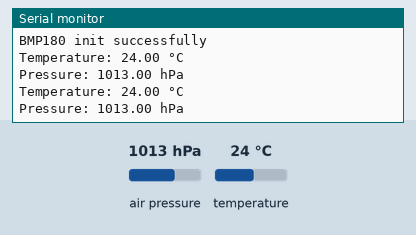
Simulated run of this sketch. Board: Arduino Uno, built with avr-gcc and run on an emulated ATmega328P. Parts: the last lines printed to the serial monitor. The inputs (shaded band) are chosen by the test bench; at power-on: air pressure 1013 hPa, temperature 24 °C.

Above: at 3.8 s.
3.9 s: air pressure set to 952 hPa
At 6.6 s:
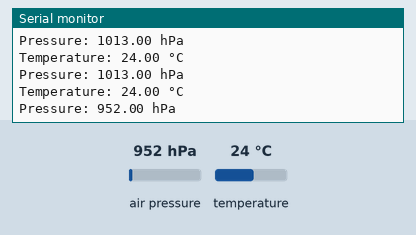
7.3 s: temperature set to 12 °C
At 9.5 s:
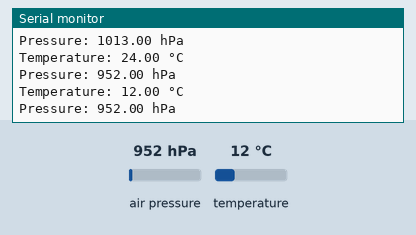
10.7 s: air pressure set to 975 hPa
At 14.1 s:
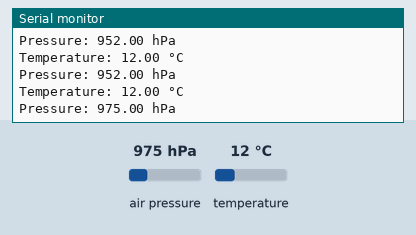
Timing chart, 0 to 15.6 s (numbered marks = the images above; inputs shaded):
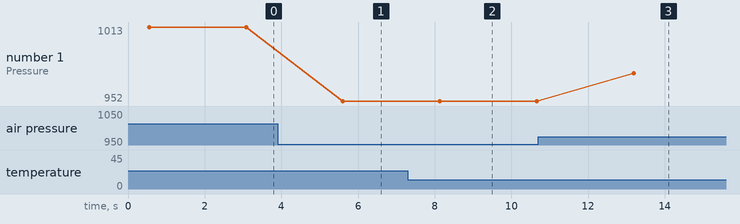

Measured:
- after the input at 3.9 s, the serial monitor: prints a new line after 1.7 s (image 1)
- after the input at 7.3 s, the serial monitor: prints a new line after 0.81 s (image 2)
- after the input at 10.7 s, the serial monitor: prints a new line after 2.5 s (image 3)
- plotted number 1: 1013 → 952 after the input at 3.9 s, 952 → 975 after the input at 10.7 s

The sketch:

arduino_with_bmp180.ino
```cpp
#include <Wire.h>
#include <SFE_BMP180.h>

SFE_BMP180 bmp180;

void setup() {
  Serial.begin(9600);
  if (bmp180.begin()) {
    Serial.println("BMP180 init successfully");
  } else {
    Serial.println("BMP180 init failed");
    while(1); // Stop if sensor init fails
  }
}

void loop() {
  char status;
  double temperature, pressure;

  status = bmp180.startTemperature();
  if (status) {
    delay(500);
    status = bmp180.getTemperature(temperature);
    if (status) {
      status = bmp180.startPressure(3);
      if (status) {
        delay(status);
        status = bmp180.getPressure(pressure, temperature);
        if (status) {
          Serial.print("Temperature: ");
          Serial.print(temperature);
          Serial.println(" °C");

          Serial.print("Pressure: ");
          Serial.print(pressure);
          Serial.println(" hPa");
        } else {
          Serial.println("Error: Could not get pressure");
        }
      } else {
        Serial.println("Error: Could not start pressure measurement");
      }
    } else {
      Serial.println("Error: Could not get temperature");
    }
  } else {
    Serial.println("Error: Could not start temperature measurement");
  }

  delay(2000); // Wait before next reading
}
```
